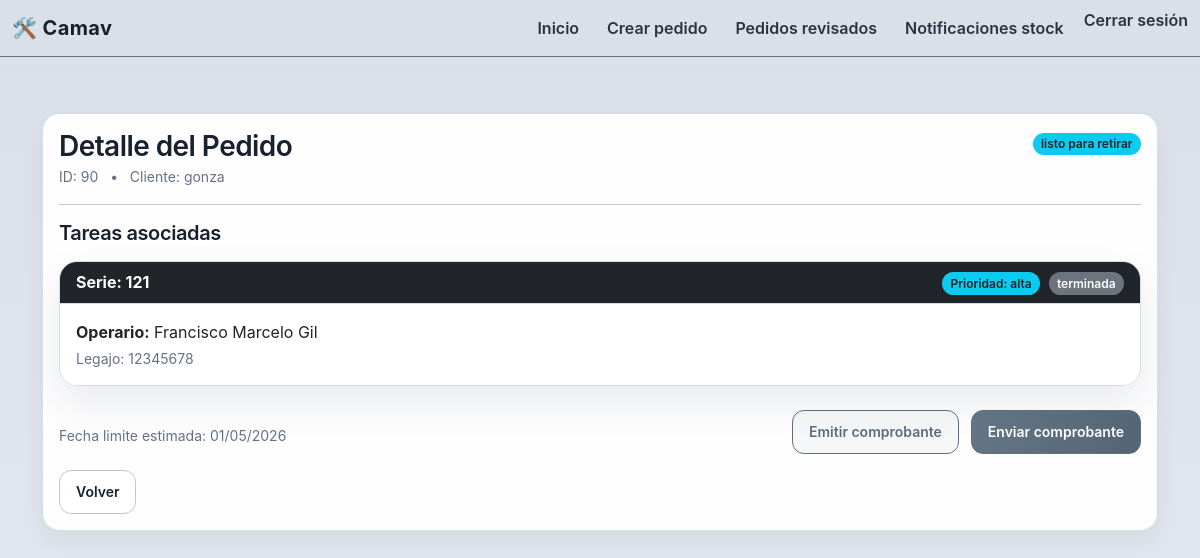
Page /detalle_pedido/90/ (signed in) on the committed database.
### amortiguador/models.py (models this page shows)
class Pedido(models.Model):
  fechaingreso = models.DateField(auto_now_add=True)
  horaingreso = models.TimeField(auto_now_add=True)
  estado = models.CharField(max_length=100)
  fechaSalidaEstimada = models.DateField(blank=True, null=True)
  fechaSalidaReal = models.DateField(blank=True, null=True)
  cliente = models.ForeignKey(Cliente, on_delete=models.CASCADE)

class Cliente(models.Model):
  nombre = models.CharField(max_length=200)
  apellido = models.CharField(max_length=200)
  dni = models.CharField(max_length=10)
  telefono = models.CharField(max_length=20)
  correo = models.CharField(max_length=100)

class Tarea(models.Model):
  pedido = models.ForeignKey(Pedido, on_delete=models.CASCADE)
  estado = models.CharField(max_length=20)
  prioridad = models.CharField(max_length=20)
  fechaAsignacion = models.DateField(auto_now_add=True)
  fechaLimite = models.DateField(blank=True, null=True)
  tipoTarea = models.CharField(max_length=100, blank=True, null=True)
  operario = models.ForeignKey(Operario, on_delete=models.CASCADE)
  amortiguador = models.ForeignKey(Amortiguador, on_delete=models.CASCADE)

class Amortiguador(models.Model):
  nroSerieamortiguador= models.BigIntegerField()
  tipo = models.CharField(max_length=100)
  fichaamortiguador = models.ForeignKey(Fichaamortiguador, on_delete=models.CASCADE)
  configuracion = models.CharField(max_length=100, default='Sin configurar')

class Operario(models.Model):
  legajo = models.BigIntegerField()
  nombre = models.CharField(max_length=200)
  apellido = models.CharField(max_length=200)
  estado =models.CharField(max_length=200)
  password = models.CharField(max_length=200)
  user = models.OneToOneField(User, null=True, blank=True, on_delete=models.CASCADE, related_name='operario')
  ROLE_CHOICES = (
    ('operario', 'Operario'),
    ('encargado', 'Encargado'),
  )
  role = models.CharField(max_length=20, choices=ROLE_CHOICES, default='operario')

### amortiguador/views.py (the view, shortened to what this page needs)
# urls.py: path('detalle_pedido/<int:pedido_id>/', views.detalle_pedido, name='detalle_pedido'),
@role_required(['encargado'])
def detalle_pedido(request, pedido_id):
    pedido = get_object_or_404(Pedido, id=pedido_id)
    tareas = Tarea.objects.select_related('amortiguador').filter(pedido=pedido)
    editar_plan = request.GET.get('editar_plan') == '1'
    mensaje_exito = None
    tareas_reparacion_editables = tareas.filter(tipoTarea='reparacion', estado='por reparar')
    context = {
        'pedido': pedido,
        'tareas': tareas,
        'mensaje_exito': mensaje_exito,
        'editar_plan': editar_plan,
        'tareas_reparacion_editables': tareas_reparacion_editables,
    }
    return render(request, 'detalle_pedido.html', context)

### amortiguador/templates/detalle_pedido.html (shortened to what this page needs)
{% extends 'base.html' %}
{% block content %}
<div class="container mt-4">
  <div class="card shadow-sm">
    <div class="card-body">
      <div class="d-flex justify-content-between align-items-start mb-3">
        <div>
          <h3 class="mb-0">Detalle del Pedido</h3>
          <small class="text-muted">ID: {{ pedido.id }} &nbsp; • &nbsp; Cliente: {{ pedido.cliente.nombre }}</small>
        </div>
        <div class="text-end">
          <span class="badge {% if pedido.estado == 'pendiente' %}bg-warning text-dark{% elif pedido.estado == 'revisado' %}bg-success{% elif pedido.estado == 'terminado' %}bg-primary{% elif pedido.estado == 'listo para retirar' %}bg-info text-dark{% else %}bg-secondary{% endif %}">{{ pedido.estado }}</span>
        </div>
      </div>
      <hr />
      <h5 class="mb-3">Tareas asociadas</h5>
      <div class="row g-3">
        {% for tarea in tareas %}
        <div class="col-12">
          <div class="card">
            <div class="card-header d-flex justify-content-between align-items-center bg-dark text-white">
              <div class="fw-bold">Serie: {{ tarea.amortiguador.nroSerieamortiguador }}</div>
              <div>
                <span class="badge bg-info text-dark me-1">Prioridad: {{ tarea.prioridad }}</span>
                <span class="badge {% if tarea.estado == 'revisada' %}bg-success{% elif tarea.estado == 'por reparar' %}bg-warning text-dark{% else %}bg-secondary{% endif %}">{{ tarea.estado }}</span>
              </div>
            </div>
            <div class="card-body">
              <div class="d-flex justify-content-between align-items-center">
                <div>
                  <p class="mb-1"><strong>Operario:</strong> {{ tarea.operario.nombre }} {{ tarea.operario.apellido }}</p>
                  <p class="mb-0 text-muted small">Legajo: {{ tarea.operario.legajo }}</p>
                </div>
              </div>
            </div>
          </div>
        </div>
        {% empty %}
        <div class="col-12">
          <div class="alert alert-info">No hay tareas asociadas a este pedido.</div>
        </div>
        {% endfor %}
      </div>
      <div class="mt-4 d-flex justify-content-between align-items-center flex-wrap gap-2">
        <div>
          {% if pedido.fechaSalidaEstimada and pedido.estado != 'revisado' and pedido.estado != 'por reparar' %}
          <div class="small text-muted mt-2">Fecha limite estimada: {{ pedido.fechaSalidaEstimada|date:'d/m/Y' }}</div>
          {% endif %}
        </div>
        <div class="d-flex flex-wrap align-items-end gap-2">
          {% if pedido.estado == 'terminado' or pedido.estado == 'listo para retirar' %}
          <form method="post" class="d-inline">
            <button type="submit" name="accion" value="emitir_comprobante" class="btn btn-outline-primary btn-sm">Emitir comprobante</button>
          </form>
          <form method="post" class="d-inline">
            <button type="submit" name="accion" value="enviar_comprobante" class="btn btn-primary btn-sm">Enviar comprobante</button>
          </form>
          {% endif %}
        </div>
      </div>
      <div class="mt-3">
        <a href="/" class="btn btn-outline-secondary btn-sm">Volver</a>
      </div>
    </div>
  </div>
</div>
{% endblock %}

### amortiguador/static/camav_theme.css (style rules this page uses)
:root { --primary: #5c6f82; --primary-deep: #364656; --primary-soft: #eef2f6; --accent: #7b8da1; --background: #e4e9f0; --background-elevated: #d9e0e8; --surface: rgba(255, 255, 255, 0.96); --surface-strong: #ffffff; --text: #18212f; --text-muted: #657286; --border: #d5dde7; --border-strong: #bcc7d4; --shadow: 0 18px 40px rgba(20, 32, 48, 0.09); --shadow-soft: 0 10px 24px rgba(20, 32, 48, 0.06); }
* { box-sizing: border-box; }
html { scroll-behavior: smooth; }
body { margin: 0; min-height: 100vh; color: var(--text); background: linear-gradient( 180deg, var(--background-elevated) 0%, var(--background) 100% ); font-family: Inter, 'Segoe UI', system-ui, -apple-system, BlinkMacSystemFont, sans-serif; line-height: 1.5; }
body::before { content: ''; position: fixed; inset: 0; pointer-events: none; background-image: linear-gradient(rgba(255, 255, 255, 0.18) 1px, transparent 1px), linear-gradient(90deg, rgba(255, 255, 255, 0.18) 1px, transparent 1px); background-size: 72px 72px; opacity: 0.14; mask-image: radial-gradient(circle at center, black 60%, transparent 100%); }
a { color: var(--primary); text-decoration: none; }
main.page-container > .container, main.page-container > .container-fluid { position: relative; z-index: 1; }
.card, .list-group-item, .table, .form-control, .form-select, .input-group-text, .select2-container--default .select2-selection--single { border-color: var(--border) !important; }
.card, .bg-light, .alert, .table, .list-group, .form-control, .form-select, .input-group-text { border-radius: 18px !important; }
.card, .bg-light, .toolbar, .list-group, .alert, .select2-container--default .select2-selection--single { background-color: var(--surface) !important; box-shadow: var(--shadow-soft); backdrop-filter: blur(10px); }
.card { overflow: hidden; box-shadow: var(--shadow); }
.card-header { background: rgba(248, 250, 253, 0.96); border-bottom: 1px solid var(--border) !important; }
.card-title, .header h1, h1, h2, h3, h4, h5, h6 { color: var(--text); letter-spacing: -0.02em; }
h3, h4, h5, h6 { font-weight: 600; }
.subtitle, .text-muted, .small, small, .form-text, .card-subtitle { color: var(--text-muted) !important; }
.btn { border-radius: 12px; font-weight: 600; padding: 0.65rem 1rem; transition: transform 0.18s ease, box-shadow 0.18s ease, background-color 0.18s ease, border-color 0.18s ease; }
.btn-primary, .bg-primary { background: linear-gradient(135deg, #67788a 0%, #536474 100%) !important; border-color: #5f707f !important; }
.btn-outline-primary { color: var(--primary); border-color: var(--primary); background-color: rgba(92, 111, 130, 0.05); }
.btn-secondary, .btn-outline-secondary { color: var(--text); border-color: var(--border-strong); background-color: rgba(255, 255, 255, 0.82); }
.badge { font-weight: 600; padding: 0.45em 0.7em; border-radius: 999px; }
.container, .container-fluid { position: relative; }
.container > .card, .container > .bg-light, .container > .alert, .container > .toolbar, .container-fluid > .card, .container-fluid > .bg-light, .container-fluid > .alert, .container-fluid > .toolbar { position: relative; }
.shadow-sm { box-shadow: var(--shadow-soft) !important; }
.text-center.text-muted, .text-muted { color: var(--text-muted) !important; }
.d-flex.gap-2, .d-flex.gap-3 { gap: 0.75rem !important; }

### rows in the picture
Pedido: id "90", cliente.nombre "gonza", estado "listo para retirar", fechaSalidaEstimada "01/05/2026"
Tarea: amortiguador.nroSerieamortiguador "121", prioridad "alta", estado "terminada", operario.nombre "Francisco Marcelo", operario.apellido "Gil", operario.legajo "12345678"
